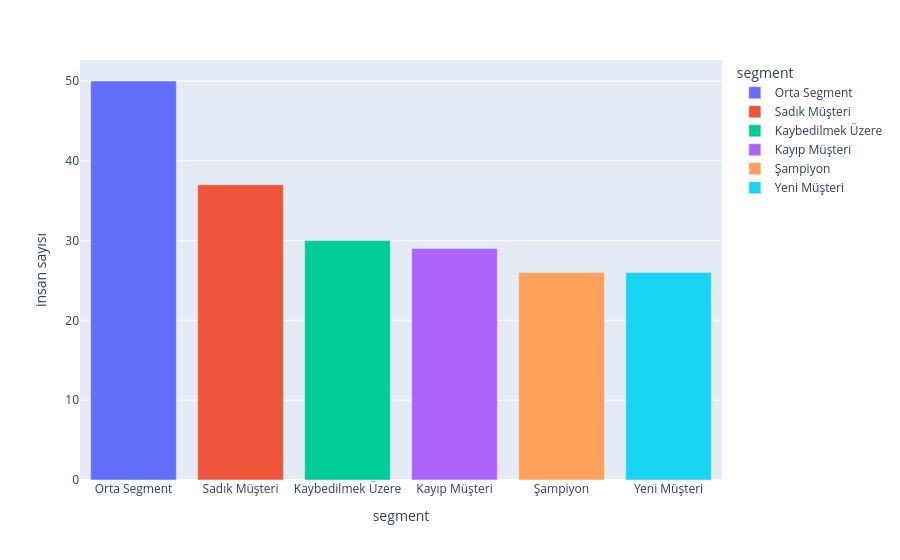

The notebook cell this image was saved under:
### Code cell
fig = px.bar( # dataframe'deki segmentlere ait insan sayılarını görselleştirerek aradaki farkı görelim.
    segments_df,
    x = segments_df.index,
    y = "insan sayısı",
    color = segments_df.index
)
fig.show()

### Figure 1 — Plotly figure (JSON) as saved in the notebook; plotly's stock layout.template omitted (floating-point values rounded to 4 significant figures)
{"data": [{"hovertemplate": "segment=%{x}<br>insan sayısı=%{y}<extra></extra>", "legendgroup": "Orta Segment", "marker": {"color": "#636efa", "pattern": {"shape": ""}}, "name": "Orta Segment", "orientation": "v", "showlegend": true, "textposition": "auto", "type": "bar", "x": ["Orta Segment"], "xaxis": "x", "y": [50], "yaxis": "y"}, {"hovertemplate": "segment=%{x}<br>insan sayısı=%{y}<extra></extra>", "legendgroup": "Sadık Müşteri", "marker": {"color": "#EF553B", "pattern": {"shape": ""}}, "name": "Sadık Müşteri", "orientation": "v", "showlegend": true, "textposition": "auto", "type": "bar", "x": ["Sadık Müşteri"], "xaxis": "x", "y": [37], "yaxis": "y"}, {"hovertemplate": "segment=%{x}<br>insan sayısı=%{y}<extra></extra>", "legendgroup": "Kaybedilmek Üzere", "marker": {"color": "#00cc96", "pattern": {"shape": ""}}, "name": "Kaybedilmek Üzere", "orientation": "v", "showlegend": true, "textposition": "auto", "type": "bar", "x": ["Kaybedilmek Üzere"], "xaxis": "x", "y": [30], "yaxis": "y"}, {"hovertemplate": "segment=%{x}<br>insan sayısı=%{y}<extra></extra>", "legendgroup": "Kayıp Müşteri", "marker": {"color": "#ab63fa", "pattern": {"shape": ""}}, "name": "Kayıp Müşteri", "orientation": "v", "showlegend": true, "textposition": "auto", "type": "bar", "x": ["Kayıp Müşteri"], "xaxis": "x", "y": [29], "yaxis": "y"}, {"hovertemplate": "segment=%{x}<br>insan sayısı=%{y}<extra></extra>", "legendgroup": "Şampiyon", "marker": {"color": "#FFA15A", "pattern": {"shape": ""}}, "name": "Şampiyon", "orientation": "v", "showlegend": true, "textposition": "auto", "type": "bar", "x": ["Şampiyon"], "xaxis": "x", "y": [26], "yaxis": "y"}, {"hovertemplate": "segment=%{x}<br>insan sayısı=%{y}<extra></extra>", "legendgroup": "Yeni Müşteri", "marker": {"color": "#19d3f3", "pattern": {"shape": ""}}, "name": "Yeni Müşteri", "orientation": "v", "showlegend": true, "textposition": "auto", "type": "bar", "x": ["Yeni Müşteri"], "xaxis": "x", "y": [26], "yaxis": "y"}], "layout": {"barmode": "relative", "legend": {"title": {"text": "segment"}, "tracegroupgap": 0}, "margin": {"t": 60}, "xaxis": {"anchor": "y", "categoryarray": ["Orta Segment", "Sadık Müşteri", "Kaybedilmek Üzere", "Kayıp Müşteri", "Şampiyon", "Yeni Müşteri"], "categoryorder": "array", "domain": [0, 1], "title": {"text": "segment"}}, "yaxis": {"anchor": "x", "domain": [0, 1], "title": {"text": "insan sayısı"}}}}
